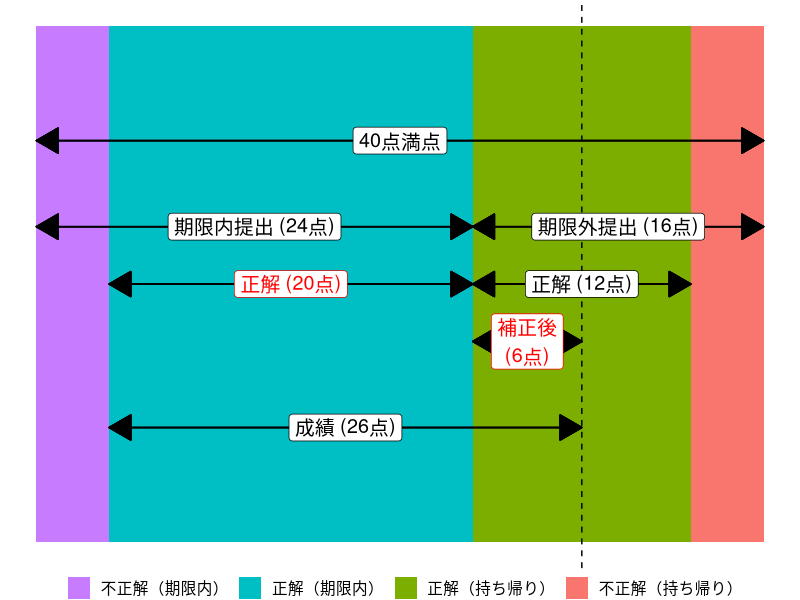

The R script that drew this image:
## ---- chunk 1
#| include: false
library(tidyverse)
knitr::opts_chunk$set(dev       = "ragg_png",
                      dpi       = 300,
                      fig.align = "center",
                      echo      = TRUE)
## ---- chunk 2
#| echo: false
#| fig-width: 10
#| fig-height: 5
tibble(y = c(1, 1, 1, 1),
       x = c(4, 20, 12, 4),
       z = c("不正解（期限内）", "正解（期限内）",
             "正解（持ち帰り）", "不正解（持ち帰り）")) %>%
   mutate(z = fct_inorder(z),
          z = fct_rev(z)) %>%
   ggplot() +
   geom_bar(aes(x = y, y = x, fill = z), stat = "identity") +
   geom_segment(aes(y = 0, yend = 40, x = 1.25, xend = 1.25),
                arrow = arrow(ends = "both", type = "closed")) +
   geom_segment(aes(y = 0, yend = 24, x = 1.1, xend = 1.1),
                arrow = arrow(ends = "both", type = "closed")) +
   geom_segment(aes(y = 24, yend = 40, x = 1.1, xend = 1.1),
                arrow = arrow(ends = "both", type = "closed")) +
   geom_segment(aes(y = 4, yend = 24, x = 1, xend = 1),
                arrow = arrow(ends = "both", type = "closed")) +
   geom_segment(aes(y = 24, yend = 36, x = 1, xend = 1),
                arrow = arrow(ends = "both", type = "closed")) +
   geom_segment(aes(y = 24, yend = 30, x = 0.9, xend = 0.9),
                arrow = arrow(ends = "both", type = "closed")) +
   geom_segment(aes(y = 4, yend = 30, x = 0.75, xend = 0.75),
                arrow = arrow(ends = "both", type = "closed")) +
   geom_hline(yintercept = 30, linetype = 2) +
   annotate("label", x = 1.25, y = 20, label = "40点満点", size = 5) +
   annotate("label", x = 1.1, y = 12, label = "期限内提出 (24点)", size = 5) +
   annotate("label", x = 1.1, y = 32, label = "期限外提出 (16点)", size = 5) +
   annotate("label", x = 1, y = 14, label = "正解 (20点)", size = 5,
            color = "red") +
   annotate("label", x = 1, y = 30, label = "正解 (12点)", size = 5) +
   annotate("label", x = 0.9, y = 27, label = "補正後\n(6点)", size = 5,
            color = "red") +
   annotate("label", x = 0.75, y = 17, label = "成績 (26点)", size = 5) +
   coord_flip() +
   labs(fill = "") +
   guides(fill = guide_legend(reverse = TRUE)) +
   theme_void(base_size = 14) +
   theme(legend.position = "bottom")
